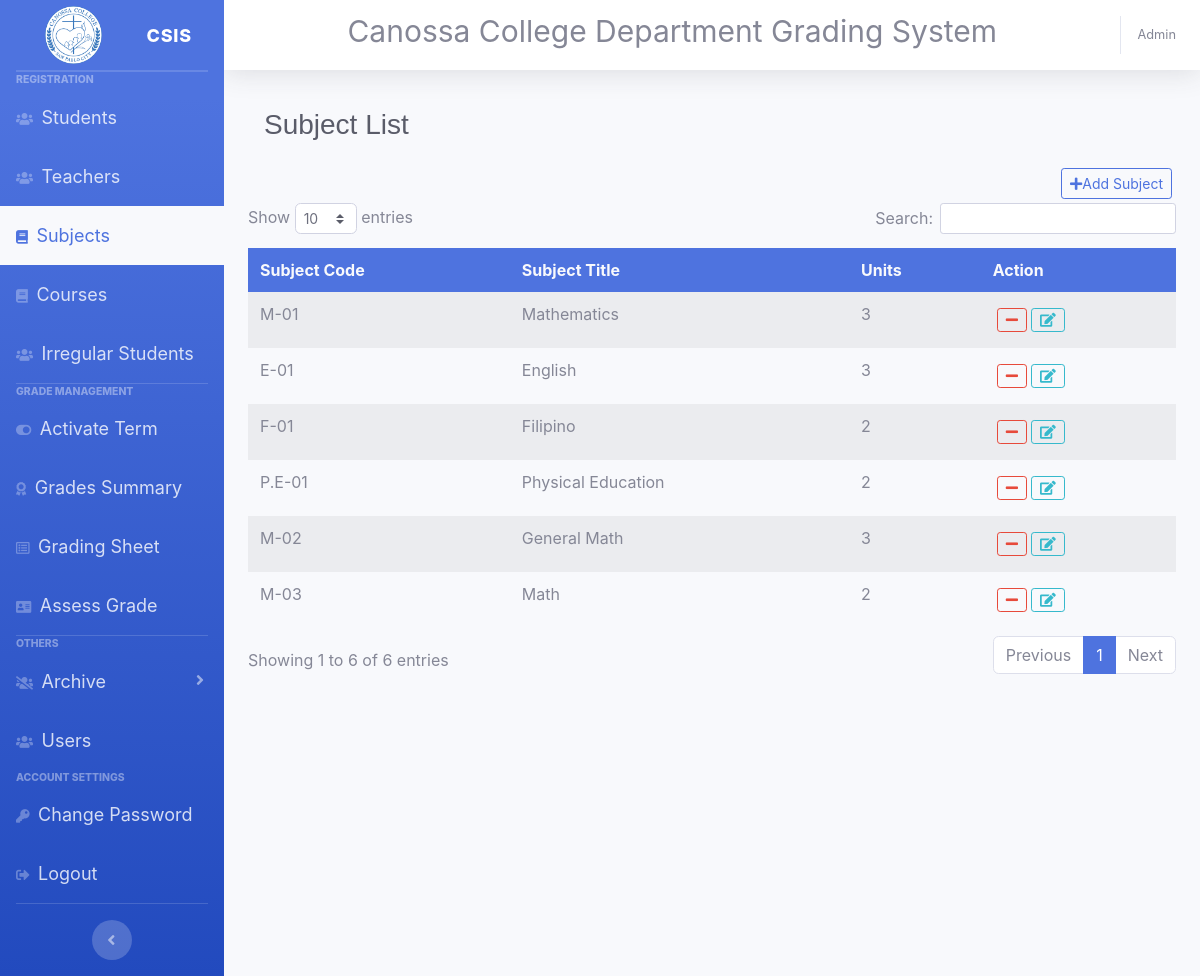
Screenshot of /admin/program/subjectlist.admin.php (signed in) with the database file from the repository.
### tables this page shows
CREATE TABLE `sublists` (
  `id` int(11) NOT NULL,
  `subject_code` varchar(111) NOT NULL,
  `description` varchar(111) NOT NULL,
  `units` varchar(111) NOT NULL
);

### admin/program/subjectlist.admin.php (the view, shortened to what this page needs)
<?php
if (isset($_SESSION['username'])) {
include_once '../adminlayout/head.admin.php' ?>
<nav class="navbar navbar-expand navbar-light topbar static-top ">
<h1 class="h3 text-gray-800">Subject List</h1>
</nav>
<div class="float-right m-1">
<a class="btn btn-sm btn-outline-primary" data-toggle="modal" data-target="#AddsubjectModal"><i class="fas fa-plus"></i>Add Subject</a>
</div>
<div class="table-responsive">
<table class="table table-striped table-hover table-borderless" id="datatableid">
    <thead class="bg-primary text-light ">
        <tr>
            <th>Subject Code</th>
            <th>Subject Title</th>
            <th>Units</th>
            <th>Action</th>
        </tr>
    </thead>
    <tbody>
               <?php
                    $sql = "SELECT * from sublists";
                    $result = $conn-> query($sql);
                    if($result-> num_rows > 0 ){
                        while($row = $result-> fetch_assoc()){
                            $del = "<a class='btn btn-outline-danger m-1 btn-sm' href='../../database/deleterecord/subject.db.php?subcode=$row[subject_code]'>
                            <i class='fas fa-minus'></i></a>";
                            $edit = "<a class='btn btn-sm btn-outline-info edit-subject' id='subjectEdit' onclick = 'editSubject(`" . $row['id']  . "`)'>
                                <i class='fas fa-edit'></i></i></a>";
                            echo "<tr><td>".$row['subject_code']."</td>
                            <td>".$row['description']."</td>
                            <td>".$row['units']."</td>
                            <td>".$del.$edit."</td> </tr>";
                        }
                    }
                    else{
                        echo "<tr><td>No records</td></tr>";
                    }
                ?>
    </tbody>
</table>
</div>
<?php include_once '../adminlayout/footer.admin.php';
 }else{
    header("Location: ../canossa/master.blade.php");
    exit();
} ?>

### assets/css/datatable.css (style rules this page uses)
table.dataTable { clear:both;margin-top:6px !important;margin-bottom:6px !important;max-width:none !important;border-collapse:separate !important;border-spacing:0 }
table.dataTable td,table.dataTable th { -webkit-box-sizing:content-box;box-sizing:content-box }

### admin/management/gradingtoggle.admin.php (style rules this page uses)
h1 { margin-bottom: 40px; font-family: sans-serif; }

### rows the page displays
sublists: subject_code "M-01", description "Mathematics", units "3"
sublists: subject_code "E-01", description "English", units "3"
sublists: subject_code "F-01", description "Filipino", units "2"
sublists: subject_code "P.E-01", description "Physical Education", units "2"
sublists: subject_code "M-02", description "General Math", units "3"
sublists: subject_code "M-03", description "Math", units "2"
